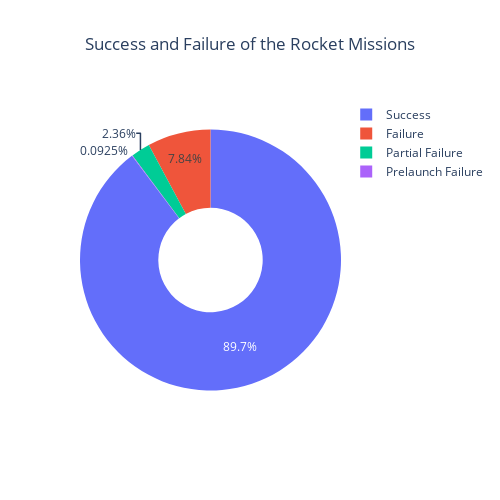

Here is the notebook cell this chart was saved with:
### Code cell
ds = df["Mission_Status"].value_counts().reset_index()
ds.columns = ['Mission_status', 'count']


fig = px.pie(
    ds, 
    values='count', 
    names="Mission_status", 
    title='Success and Failure of the Rocket Missions', 
    width=500, 
    height=500,
    hole = 0.4
)

fig.update_layout( title_x = 0.5)
fig.show()

### Figure 1 — Plotly figure (JSON) as saved in the notebook; plotly's stock layout.template omitted (floating-point values rounded to 4 significant figures)
{"data": [{"domain": {"x": [0, 1], "y": [0, 1]}, "hole": 0.4, "hovertemplate": "Mission_status=%{label}<br>count=%{value}<extra></extra>", "labels": ["Success", "Failure", "Partial Failure", "Prelaunch Failure"], "legendgroup": "", "name": "", "showlegend": true, "type": "pie", "values": [3879, 339, 102, 4]}], "layout": {"height": 500, "legend": {"tracegroupgap": 0}, "title": {"text": "Success and Failure of the Rocket Missions", "x": 0.5}, "width": 500}}
